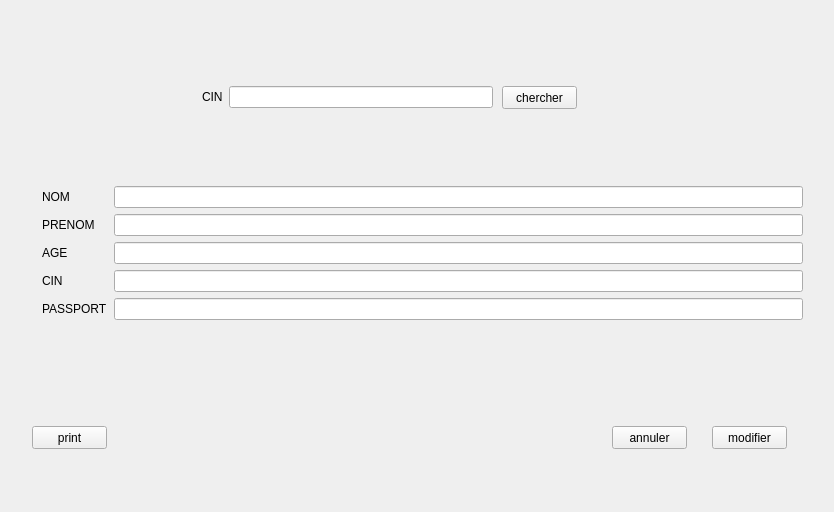
<?xml version="1.0" encoding="UTF-8"?>
<ui version="4.0">
 <class>MainWindow</class>
 <widget class="QMainWindow" name="MainWindow">
  <property name="geometry">
   <rect>
    <x>0</x>
    <y>0</y>
    <width>834</width>
    <height>512</height>
   </rect>
  </property>
  <property name="windowTitle">
   <string>MainWindow</string>
  </property>
  <widget class="QWidget" name="centralwidget">
   <widget class="QStackedWidget" name="stackedWidget">
    <property name="geometry">
     <rect>
      <x>2</x>
      <y>6</y>
      <width>831</width>
      <height>501</height>
     </rect>
    </property>
    <property name="currentIndex">
     <number>3</number>
    </property>
    <widget class="QWidget" name="page">
     <widget class="QPushButton" name="document">
      <property name="geometry">
       <rect>
        <x>170</x>
        <y>170</y>
        <width>171</width>
        <height>141</height>
       </rect>
      </property>
      <property name="text">
       <string>document</string>
      </property>
     </widget>
     <widget class="QPushButton" name="reclamation">
      <property name="geometry">
       <rect>
        <x>490</x>
        <y>170</y>
        <width>171</width>
        <height>141</height>
       </rect>
      </property>
      <property name="text">
       <string>reclamation</string>
      </property>
     </widget>
    </widget>
    <widget class="QWidget" name="page_2">
     <widget class="QWidget" name="verticalLayoutWidget_2">
      <property name="geometry">
       <rect>
        <x>0</x>
        <y>10</y>
        <width>831</width>
        <height>491</height>
       </rect>
      </property>
      <layout class="QVBoxLayout" name="verticalLayout_2">
       <item>
        <layout class="QVBoxLayout" name="verticalLayout">
         <item>
          <layout class="QHBoxLayout" name="horizontalLayout_3">
           <item>
            <widget class="QRadioButton" name="recherche_nom">
             <property name="text">
              <string>NOM</string>
             </property>
            </widget>
           </item>
           <item>
            <widget class="QRadioButton" name="recherche_cin">
             <property name="text">
              <string>CIN</string>
             </property>
            </widget>
           </item>
           <item>
            <widget class="QRadioButton" name="recherche_passeport">
             <property name="text">
              <string>PASSEPORT</string>
             </property>
            </widget>
           </item>
          </layout>
         </item>
         <item>
          <widget class="QLineEdit" name="search_doc"/>
         </item>
         <item>
          <widget class="QTableView" name="table_document">
           <attribute name="horizontalHeaderDefaultSectionSize">
            <number>163</number>
           </attribute>
          </widget>
         </item>
         <item>
          <layout class="QHBoxLayout" name="horizontalLayout">
           <item>
            <widget class="QPushButton" name="back_doc">
             <property name="text">
              <string>back</string>
             </property>
            </widget>
           </item>
           <item>
            <widget class="QPushButton" name="ajouter_doc">
             <property name="text">
              <string>ajouter</string>
             </property>
            </widget>
           </item>
           <item>
            <widget class="QPushButton" name="modifier_doc">
             <property name="text">
              <string>modifier</string>
             </property>
            </widget>
           </item>
           <item>
            <widget class="QPushButton" name="supprimer_doc">
             <property name="text">
              <string>suuprimer</string>
             </property>
            </widget>
           </item>
          </layout>
         </item>
        </layout>
       </item>
      </layout>
     </widget>
    </widget>
    <widget class="QWidget" name="page_3">
     <widget class="QWidget" name="horizontalLayoutWidget_3">
      <property name="geometry">
       <rect>
        <x>30</x>
        <y>170</y>
        <width>761</width>
        <height>141</height>
       </rect>
      </property>
      <layout class="QFormLayout" name="formLayout">
       <item row="0" column="0">
        <widget class="QLabel" name="label_2">
         <property name="text">
          <string>NOM</string>
         </property>
        </widget>
       </item>
       <item row="2" column="0">
        <widget class="QLabel" name="label_3">
         <property name="text">
          <string>AGE</string>
         </property>
        </widget>
       </item>
       <item row="1" column="0">
        <widget class="QLabel" name="label">
         <property name="text">
          <string>PRENOM</string>
         </property>
        </widget>
       </item>
       <item row="0" column="1">
        <widget class="QLineEdit" name="nom_doc"/>
       </item>
       <item row="1" column="1">
        <widget class="QLineEdit" name="prenom_doc"/>
       </item>
       <item row="2" column="1">
        <widget class="QLineEdit" name="age_doc"/>
       </item>
       <item row="4" column="1">
        <widget class="QLineEdit" name="passeport_doc"/>
       </item>
       <item row="3" column="1">
        <widget class="QLineEdit" name="cin_doc"/>
       </item>
       <item row="3" column="0">
        <widget class="QLabel" name="label_4">
         <property name="text">
          <string>CIN</string>
         </property>
        </widget>
       </item>
       <item row="4" column="0">
        <widget class="QLabel" name="label_5">
         <property name="text">
          <string>PASSPORT</string>
         </property>
        </widget>
       </item>
      </layout>
     </widget>
     <widget class="QPushButton" name="ajouter_doc_2">
      <property name="geometry">
       <rect>
        <x>700</x>
        <y>410</y>
        <width>75</width>
        <height>23</height>
       </rect>
      </property>
      <property name="text">
       <string>ajouter</string>
      </property>
     </widget>
     <widget class="QPushButton" name="annuler_doc">
      <property name="geometry">
       <rect>
        <x>600</x>
        <y>410</y>
        <width>75</width>
        <height>23</height>
       </rect>
      </property>
      <property name="text">
       <string>annuler</string>
      </property>
     </widget>
    </widget>
    <widget class="QWidget" name="page_4">
     <widget class="QWidget" name="horizontalLayoutWidget_4">
      <property name="geometry">
       <rect>
        <x>40</x>
        <y>180</y>
        <width>761</width>
        <height>141</height>
       </rect>
      </property>
      <layout class="QFormLayout" name="formLayout_3">
       <item row="0" column="0">
        <widget class="QLabel" name="label_11">
         <property name="text">
          <string>NOM</string>
         </property>
        </widget>
       </item>
       <item row="2" column="0">
        <widget class="QLabel" name="label_12">
         <property name="text">
          <string>AGE</string>
         </property>
        </widget>
       </item>
       <item row="1" column="0">
        <widget class="QLabel" name="label_13">
         <property name="text">
          <string>PRENOM</string>
         </property>
        </widget>
       </item>
       <item row="0" column="1">
        <widget class="QLineEdit" name="nom_doc_2"/>
       </item>
       <item row="1" column="1">
        <widget class="QLineEdit" name="prenom_doc_2"/>
       </item>
       <item row="2" column="1">
        <widget class="QLineEdit" name="age_doc_2"/>
       </item>
       <item row="4" column="1">
        <widget class="QLineEdit" name="passeport_doc_2"/>
       </item>
       <item row="3" column="1">
        <widget class="QLineEdit" name="cin_doc_2"/>
       </item>
       <item row="3" column="0">
        <widget class="QLabel" name="label_14">
         <property name="text">
          <string>CIN</string>
         </property>
        </widget>
       </item>
       <item row="4" column="0">
        <widget class="QLabel" name="label_15">
         <property name="text">
          <string>PASSPORT</string>
         </property>
        </widget>
       </item>
      </layout>
     </widget>
     <widget class="QPushButton" name="annuler_doc_2">
      <property name="geometry">
       <rect>
        <x>610</x>
        <y>420</y>
        <width>75</width>
        <height>23</height>
       </rect>
      </property>
      <property name="text">
       <string>annuler</string>
      </property>
     </widget>
     <widget class="QPushButton" name="modifier_doc_2">
      <property name="geometry">
       <rect>
        <x>710</x>
        <y>420</y>
        <width>75</width>
        <height>23</height>
       </rect>
      </property>
      <property name="text">
       <string>modifier</string>
      </property>
     </widget>
     <widget class="QWidget" name="formLayoutWidget">
      <property name="geometry">
       <rect>
        <x>200</x>
        <y>80</y>
        <width>291</width>
        <height>41</height>
       </rect>
      </property>
      <layout class="QFormLayout" name="formLayout_4">
       <item row="0" column="0">
        <widget class="QLabel" name="label_16">
         <property name="text">
          <string>CIN</string>
         </property>
        </widget>
       </item>
       <item row="0" column="1">
        <widget class="QLineEdit" name="cin_doc_modifier"/>
       </item>
      </layout>
     </widget>
     <widget class="QPushButton" name="chercher_doc_modifier">
      <property name="geometry">
       <rect>
        <x>500</x>
        <y>80</y>
        <width>75</width>
        <height>23</height>
       </rect>
      </property>
      <property name="text">
       <string>chercher</string>
      </property>
     </widget>
     <widget class="QPushButton" name="print_document">
      <property name="geometry">
       <rect>
        <x>30</x>
        <y>420</y>
        <width>75</width>
        <height>23</height>
       </rect>
      </property>
      <property name="text">
       <string>print</string>
      </property>
     </widget>
    </widget>
    <widget class="QWidget" name="page_5">
     <widget class="QWidget" name="formLayoutWidget_2">
      <property name="geometry">
       <rect>
        <x>220</x>
        <y>230</y>
        <width>291</width>
        <height>22</height>
       </rect>
      </property>
      <layout class="QFormLayout" name="formLayout_5">
       <item row="0" column="0">
        <widget class="QLabel" name="label_17">
         <property name="text">
          <string>CIN</string>
         </property>
        </widget>
       </item>
       <item row="0" column="1">
        <widget class="QLineEdit" name="cin_doc_modifier_2"/>
       </item>
      </layout>
     </widget>
     <widget class="QPushButton" name="chercher_doc_supp">
      <property name="geometry">
       <rect>
        <x>520</x>
        <y>230</y>
        <width>75</width>
        <height>23</height>
       </rect>
      </property>
      <property name="text">
       <string>chercher</string>
      </property>
     </widget>
     <widget class="QPushButton" name="annuler_doc_3">
      <property name="geometry">
       <rect>
        <x>610</x>
        <y>230</y>
        <width>75</width>
        <height>23</height>
       </rect>
      </property>
      <property name="text">
       <string>annuler</string>
      </property>
     </widget>
    </widget>
    <widget class="QWidget" name="page_6">
     <widget class="QWidget" name="verticalLayoutWidget_3">
      <property name="geometry">
       <rect>
        <x>0</x>
        <y>10</y>
        <width>831</width>
        <height>491</height>
       </rect>
      </property>
      <layout class="QVBoxLayout" name="verticalLayout_7">
       <item>
        <layout class="QVBoxLayout" name="verticalLayout_8">
         <item>
          <layout class="QHBoxLayout" name="horizontalLayout_7">
           <item>
            <widget class="QRadioButton" name="recherche_nom_rec">
             <property name="text">
              <string>NOM</string>
             </property>
            </widget>
           </item>
           <item>
            <widget class="QRadioButton" name="recherche_cin_rec">
             <property name="text">
              <string>CIN</string>
             </property>
            </widget>
           </item>
           <item>
            <widget class="QRadioButton" name="recherche_etat_rec">
             <property name="text">
              <string>ETAT</string>
             </property>
            </widget>
           </item>
          </layout>
         </item>
         <item>
          <widget class="QLineEdit" name="search_rec"/>
         </item>
         <item>
          <widget class="QTableView" name="table_reclamation">
           <attribute name="horizontalHeaderDefaultSectionSize">
            <number>136</number>
           </attribute>
          </widget>
         </item>
         <item>
          <layout class="QHBoxLayout" name="horizontalLayout_8">
           <item>
            <widget class="QPushButton" name="back_rec">
             <property name="text">
              <string>back</string>
             </property>
            </widget>
           </item>
           <item>
            <widget class="QPushButton" name="ajouter_rec">
             <property name="text">
              <string>ajouter</string>
             </property>
            </widget>
           </item>
           <item>
            <widget class="QPushButton" name="modifier_rec">
             <property name="text">
              <string>modifier</string>
             </property>
            </widget>
           </item>
           <item>
            <widget class="QPushButton" name="supprimer_rec">
             <property name="text">
              <string>suuprimer</string>
             </property>
            </widget>
           </item>
          </layout>
         </item>
        </layout>
       </item>
      </layout>
     </widget>
    </widget>
    <widget class="QWidget" name="page_7">
     <widget class="QWidget" name="horizontalLayoutWidget_5">
      <property name="geometry">
       <rect>
        <x>50</x>
        <y>180</y>
        <width>761</width>
        <height>61</height>
       </rect>
      </property>
      <layout class="QFormLayout" name="formLayout_2">
       <item row="0" column="0">
        <widget class="QLabel" name="cin_rec_label">
         <property name="text">
          <string>CIN</string>
         </property>
        </widget>
       </item>
       <item row="0" column="1">
        <widget class="QLineEdit" name="cin_rec"/>
       </item>
       <item row="1" column="0">
        <widget class="QLabel" name="etat">
         <property name="text">
          <string>ETAT</string>
         </property>
        </widget>
       </item>
       <item row="1" column="1">
        <widget class="QComboBox" name="etat_rec">
         <item>
          <property name="text">
           <string>Agent</string>
          </property>
         </item>
         <item>
          <property name="text">
           <string>Civil</string>
          </property>
         </item>
        </widget>
       </item>
      </layout>
     </widget>
     <widget class="QPushButton" name="ajouter_rec_2">
      <property name="geometry">
       <rect>
        <x>430</x>
        <y>290</y>
        <width>75</width>
        <height>23</height>
       </rect>
      </property>
      <property name="text">
       <string>ajouter</string>
      </property>
     </widget>
     <widget class="QPushButton" name="annuler_rec">
      <property name="geometry">
       <rect>
        <x>330</x>
        <y>290</y>
        <width>75</width>
        <height>23</height>
       </rect>
      </property>
      <property name="text">
       <string>annuler</string>
      </property>
     </widget>
    </widget>
    <widget class="QWidget" name="page_8">
     <widget class="QWidget" name="horizontalLayoutWidget_6">
      <property name="geometry">
       <rect>
        <x>50</x>
        <y>180</y>
        <width>761</width>
        <height>103</height>
       </rect>
      </property>
      <layout class="QFormLayout" name="formLayout_6">
       <item row="0" column="0">
        <widget class="QLabel" name="cin_rec_label_2">
         <property name="text">
          <string>CIN</string>
         </property>
        </widget>
       </item>
       <item row="1" column="0">
        <widget class="QLabel" name="etat_2">
         <property name="text">
          <string>ANCIEN ETAT</string>
         </property>
        </widget>
       </item>
       <item row="1" column="1">
        <widget class="QComboBox" name="etat_rec_modifier"/>
       </item>
       <item row="2" column="0">
        <widget class="QLabel" name="label_6">
         <property name="text">
          <string>NOUVEAU ETAT</string>
         </property>
        </widget>
       </item>
       <item row="2" column="1">
        <widget class="QComboBox" name="modifier_rec_nouv">
         <item>
          <property name="text">
           <string>Agent</string>
          </property>
         </item>
         <item>
          <property name="text">
           <string>Civil</string>
          </property>
         </item>
        </widget>
       </item>
       <item row="0" column="1">
        <layout class="QHBoxLayout" name="horizontalLayout_2">
         <item>
          <widget class="QLineEdit" name="cin_rec_modifier">
           <property name="minimumSize">
            <size>
             <width>0</width>
             <height>0</height>
            </size>
           </property>
          </widget>
         </item>
         <item>
          <widget class="QPushButton" name="search_cin_rec_modifier">
           <property name="text">
            <string>search</string>
           </property>
          </widget>
         </item>
        </layout>
       </item>
      </layout>
     </widget>
     <widget class="QPushButton" name="annuler_rec_modifier">
      <property name="geometry">
       <rect>
        <x>330</x>
        <y>290</y>
        <width>75</width>
        <height>23</height>
       </rect>
      </property>
      <property name="text">
       <string>annuler</string>
      </property>
     </widget>
     <widget class="QPushButton" name="modifier_rec_confirmation">
      <property name="geometry">
       <rect>
        <x>430</x>
        <y>290</y>
        <width>75</width>
        <height>23</height>
       </rect>
      </property>
      <property name="text">
       <string>modifier</string>
      </property>
     </widget>
    </widget>
    <widget class="QWidget" name="page_9">
     <widget class="QPushButton" name="supprimer_rec_confirmation">
      <property name="geometry">
       <rect>
        <x>430</x>
        <y>290</y>
        <width>75</width>
        <height>23</height>
       </rect>
      </property>
      <property name="text">
       <string>supprimer</string>
      </property>
     </widget>
     <widget class="QWidget" name="horizontalLayoutWidget_7">
      <property name="geometry">
       <rect>
        <x>50</x>
        <y>200</y>
        <width>761</width>
        <height>31</height>
       </rect>
      </property>
      <layout class="QFormLayout" name="formLayout_8">
       <item row="0" column="0">
        <widget class="QLabel" name="cin_rec_label_4">
         <property name="text">
          <string>CIN</string>
         </property>
        </widget>
       </item>
       <item row="0" column="1">
        <widget class="QLineEdit" name="cin_rec_supp"/>
       </item>
      </layout>
     </widget>
     <widget class="QPushButton" name="annuler_rec_supp">
      <property name="geometry">
       <rect>
        <x>330</x>
        <y>290</y>
        <width>75</width>
        <height>23</height>
       </rect>
      </property>
      <property name="text">
       <string>annuler</string>
      </property>
     </widget>
    </widget>
   </widget>
  </widget>
 </widget>
 <resources/>
 <connections/>
</ui>
